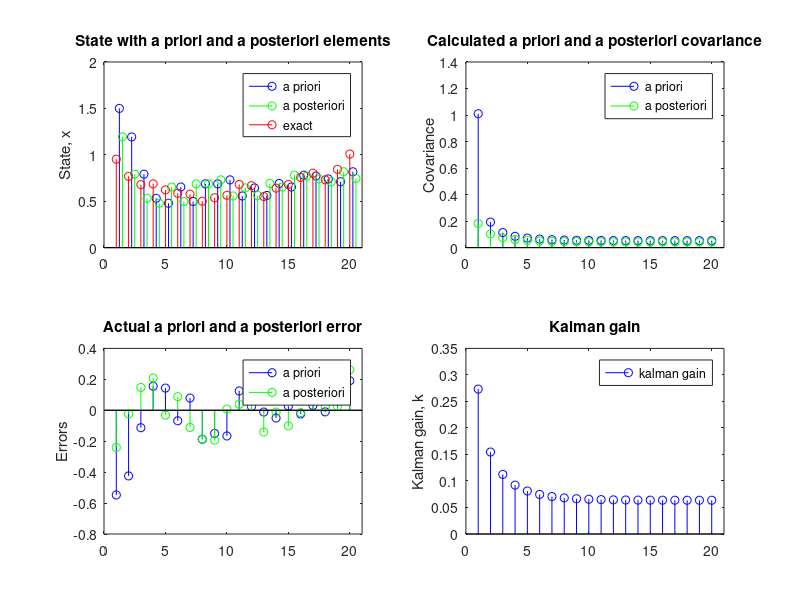

Reproduce this figure in MATLAB.
%Define the length of the simulation.
nlen=20;

%Define the system.  Change these to change the system.
a=1;  % a=1 for a constant, |a|<1 for a first order system.
h=3;

%Define the noise covariances.
Q=0.01;
R=2;

%Preallocate memory for all arrays. Note that this is not really necessary
%but speeds up MatLab a bit.
%However, it is necessary to come up with initial estimates (guesses) for
% 1) the state.
% 2) the a priori error.
x=zeros(1,nlen);
z=zeros(1,nlen);
xapriori=zeros(1,nlen);
xaposteriori=zeros(1,nlen);
residual=zeros(1,nlen);
papriori=ones(1,nlen);
paposteriori=ones(1,nlen);
k=zeros(1,nlen);

%Calculate the process and measurement noise.
w1=randn(1,nlen); %This line and the next can be commented out after running
v1=randn(1,nlen); %the script once to generate multiple runs with identical
%noise (for better comparison).
w=w1*sqrt(Q);
v=v1*sqrt(R);

%Initial condition on the state, x.
x_0=1.0;

%Initial guesses for state and a posteriori covariance.
xaposteriori_0=1.5;
paposteriori_0=1;

%Calculate the first estimates for all values based upon the initial guess
%of the state and the a posteriori covariance. The rest of the steps will
%be calculated in a loop.
%
%Calculate the state and the output
x(1)=a*x_0+w(1);
z(1)=h*x(1)+v(1);
%Predictor equations
xapriori(1)=a*xaposteriori_0;
residual(1)=z(1)-h*xapriori(1);
papriori(1)=a*a*paposteriori_0+Q;
%Corrector equations
k(1)=h*papriori(1)/(h*h*papriori(1)+R);
paposteriori(1)=papriori(1)*(1-h*k(1));
xaposteriori(1)=xapriori(1)+k(1)*residual(1);

%Calculate the rest of the values.
for j=2:nlen
    %Calculate the state and the output
    x(j)=a*x(j-1)+w(j);
    z(j)=h*x(j)+v(j);
    %Predictor equations
    xapriori(j)=a*xaposteriori(j-1);
    residual(j)=z(j)-h*xapriori(j);
    papriori(j)=a*a*paposteriori(j-1)+Q;
    %Corrector equations
    k(j)=h*papriori(j)/(h*h*papriori(j)+R);
    paposteriori(j)=papriori(j)*(1-h*k(j));
    xaposteriori(j)=xapriori(j)+k(j)*residual(j);
end

j=1:nlen;

%Plot states and state estimates
subplot(221);
h1=stem(j+0.25,xapriori,'b');
hold on
h2=stem(j+0.5,xaposteriori,'g');
h3=stem(j,x,'r');
hold off
%Make nice formatting.
legend([h1(1) h2(1) h3(1)],'a priori','a posteriori','exact');
title('State with a priori and a posteriori elements');
ylabel('State, x');
xlim=[0 length(j)+1];
set(gca,'XLim',xlim);

%Plot covariance
subplot(222);
h1=stem(j,papriori,'b');
hold on;
h2=stem(j,paposteriori,'g');
hold off
legend([h1(1) h2(1)],'a priori','a posteriori');
title('Calculated a priori and a posteriori covariance');
ylabel('Covariance');
set(gca,'XLim',xlim); %Set limits the same as first graph

%Plot errors
subplot(223);
h1=stem(j,x-xapriori,'b');
hold on
h2=stem(j,x-xaposteriori,'g');
hold off
legend([h1(1) h2(1)],'a priori','a posteriori');
title('Actual a priori and a posteriori error');
ylabel('Errors');
set(gca,'XLim',xlim); %Set limits the same as first graph

%Plot kalman gain, k
subplot(224);
h1=stem(j,k,'b');
legend(h1(1),'kalman gain');
title('Kalman gain');
ylabel('Kalman gain, k');
set(gca,'XLim',xlim); %Set limits the same as first graph
